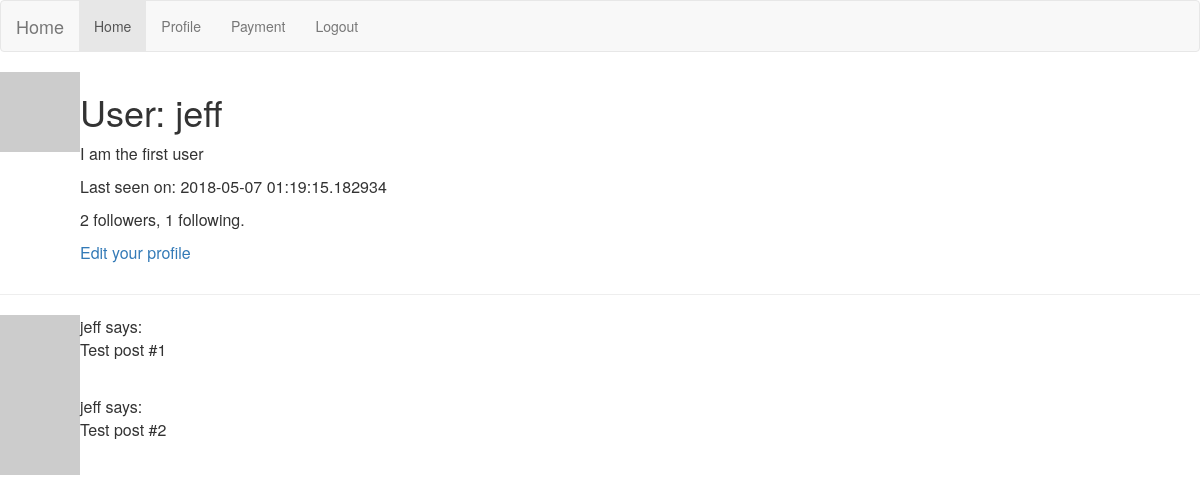
/user/jeff (signed in), run on an earlier commit of the app's database.
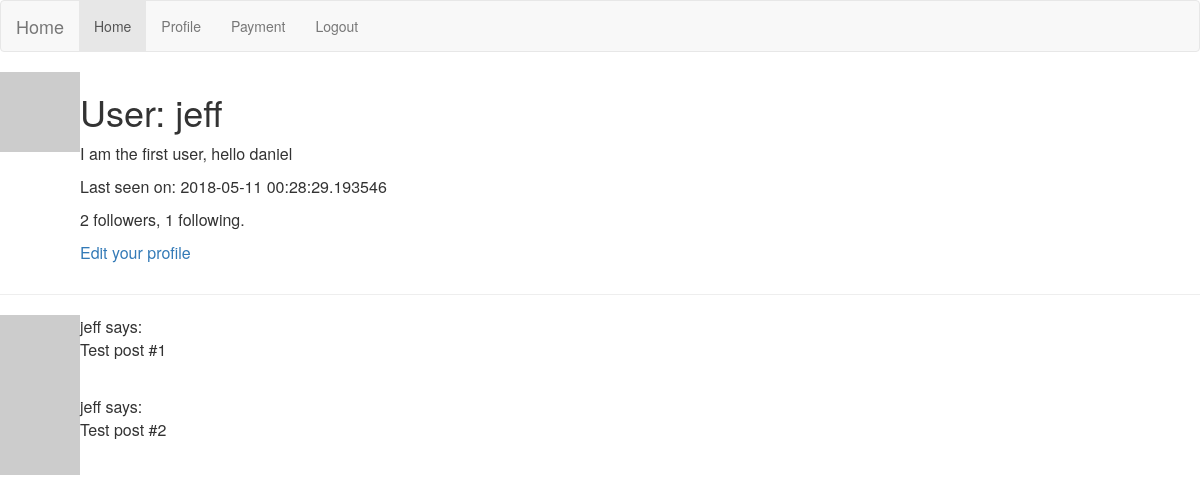
And on a later commit of the database.
### app/models.py (models this page shows, shortened)
class User(UserMixin, db.Model):
    id = db.Column(db.Integer, primary_key=True)
    username = db.Column(db.String(64), index=True, unique=True)
    email = db.Column(db.String(120), index=True, unique=True)
    password_hash = db.Column(db.String(128))
    posts = db.relationship('Post', backref='author', lazy='dynamic')
    about_me = db.Column(db.String(140))
    last_seen = db.Column(db.DateTime, default=datetime.utcnow)
    followed = db.relationship(
        'User', secondary=followers,
        primaryjoin=(followers.c.follower_id == id),
        secondaryjoin=(followers.c.followed_id == id),
        backref=db.backref('followers', lazy='dynamic'), lazy='dynamic')
    def avatar(self, size):
        digest = md5(self.email.lower().encode('utf-8')).hexdigest()
        return 'https://www.gravatar.com/avatar/{}?d=identicon&s={}'.format(
            digest, size)

### app/routes.py (the view)
@app.route('/user/<username>')
@login_required
def user(username):
    user = User.query.filter_by(username=username).first_or_404()
    posts = [
        {'author': user, 'body': 'Test post #1'},
        {'author': user, 'body': 'Test post #2'}
    ]
    return render_template('user.html', user=user, posts=posts)

### app/models.py (called while the page is built)
@login.user_loader
def load_user(id):
    return User.query.get(int(id))

### app/routes.py (called while the page is built)
@app.before_request
def before_request():
    if current_user.is_authenticated:
        current_user.last_seen = datetime.utcnow()
        db.session.commit()

### app/templates/user.html
{% extends "base.html" %}
{% block content %}
    <table>
        <tr valign="top">
            <td><img src="{{ user.avatar(128) }}"></td>
            <td>
                <h1>User: {{ user.username }}</h1>
        {% if user.about_me %}<p>{{ user.about_me }}</p>{% endif %}
        {% if user.last_seen %}<p>Last seen on: {{ user.last_seen }}</p>{% endif %}
        <p>{{ user.followers.count() }} followers, {{ user.followed.count() }} following.</p>
        {% if user == current_user %}
        <p><a href="{{ url_for('edit_profile') }}">Edit your profile</a></p>
        {% elif not current_user.is_following(user) %}
        <p><a href="{{ url_for('follow', username=user.username) }}">Follow</a></p>
        {% else %}
        <p><a href="{{ url_for('unfollow', username=user.username) }}">Unfollow</a></p>
        {% endif %}
            </td>
        </tr>
    </table>
    <hr>
    {% for post in posts %}
        {% include '_post.html' %}
    {% endfor %}
{% endblock %}

### app/templates/base.html (shortened to what this page needs)
<html>
    <head>
      <link rel="stylesheet" href="https://maxcdn.bootstrapcdn.com/bootstrap/3.3.7/css/bootstrap.min.css">
    </head>
    <body>
        <nav class="navbar navbar-default">
          <div class="container-fluid">
            <div class="navbar-header">
              <a class="navbar-brand" href="{{ url_for('index') }}">Home</a>
            </div>
            <ul class="nav navbar-nav">
              <li class="active"><a href="{{ url_for('index') }}">Home</a></li>
              {% if current_user.is_anonymous %}
              <li><a href="{{ url_for('login') }}">Login</a></li>
              {% else %}
              <li><a href="{{ url_for('user', username=current_user.username) }}">Profile</a></li>
              <li><a href="{{ url_for('payment') }}">Payment</a></li>
              <li><a href="{{ url_for('logout') }}">Logout</a></li>
              {% endif %}
            </ul>
          </div>
        </nav>
        {% block content %}{% endblock %}
    </body>
</html>

### app/templates/_post.html
<table>
        <tr valign="top">
            <td><img src="{{ post.author.avatar(36) }}"></td>
            <td>{{ post.author.username }} says:<br>{{ post.body }}</td>
        </tr>
</table>

What changed in the data, as far as the page shows it:
changed User "jeff": about_me "I am the first user" → "I am the first user, hello daniel"; last_seen "2018-05-07 01:19:15.182934" → "2018-05-11 00:28:29.193546"
